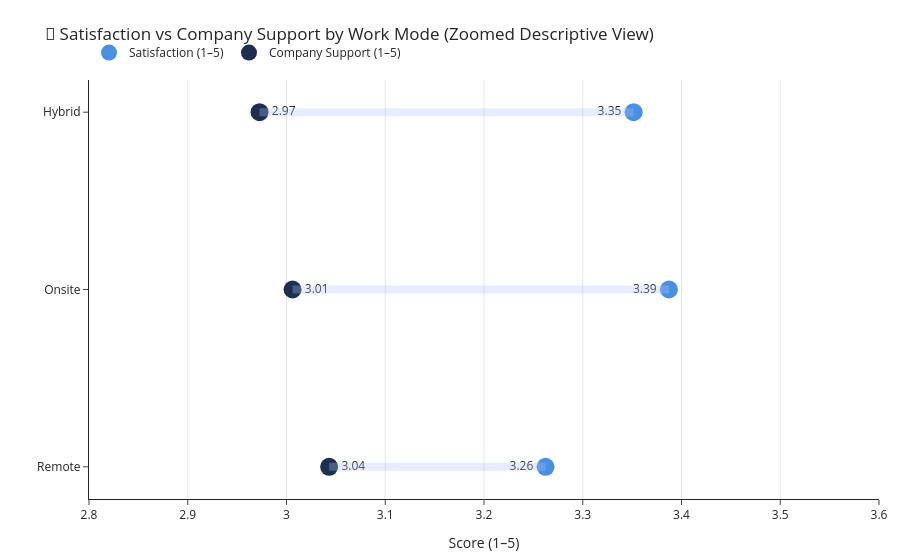

The notebook cell saved with this chart:
### Markdown cell above
This doesn't look clear as i expect to compare diffirent parameters from people who work remote/hybrid/onsite

### Code cell
import plotly.graph_objects as go
import pandas as pd

# --- Prep data ---
sat_map = {"Unsatisfied":1, "Neutral":2, "Satisfied":3}
d = df.assign(Satisfaction_Score=df["Satisfaction_with_Remote_Work"].map(sat_map)) \
      .groupby("Work_Location")[["Company_Support_for_Remote_Work","Satisfaction_Score"]].mean().reset_index()

# Rescale Satisfaction to 1–5 for visual comparability
d["Satisfaction_1_5"] = d["Satisfaction_Score"] / 3 * 5
d = d.sort_values("Work_Location", ascending=False)

# --- Create Dumbbell chart ---
fig = go.Figure()

# connecting lines
for _, row in d.iterrows():
    fig.add_shape(
        type="line",
        x0=row["Satisfaction_1_5"], y0=row["Work_Location"],
        x1=row["Company_Support_for_Remote_Work"], y1=row["Work_Location"],
        line=dict(color="#B0C4FF", width=8)  # thick connector
    )

# left dots = Satisfaction
fig.add_trace(go.Scatter(
    x=d["Satisfaction_1_5"], y=d["Work_Location"],
    mode="markers+text",
    marker=dict(size=18, color="#4A90E2"),
    text=[f"{v:.2f}" for v in d["Satisfaction_1_5"]],
    textposition="middle left",
    name="Satisfaction (1–5)"
))

# right dots = Company Support
fig.add_trace(go.Scatter(
    x=d["Company_Support_for_Remote_Work"], y=d["Work_Location"],
    mode="markers+text",
    marker=dict(size=18, color="#1E2E4F"),
    text=[f"{v:.2f}" for v in d["Company_Support_for_Remote_Work"]],
    textposition="middle right",
    name="Company Support (1–5)"
))

# --- Layout styling ---
fig.update_layout(
    title="Satisfaction vs Company Support by Work Mode (Zoomed Descriptive View)",
    xaxis_title="Score (1–5)",
    yaxis_title="",
    template="simple_white",
    xaxis=dict(range=[2.8, 3.6], showgrid=True, gridcolor="rgba(0,0,0,0.1)"),
    legend=dict(orientation="h", y=1.1, x=0.0),
    margin=dict(l=40, r=20, t=80, b=40)
)

fig.show()

### Figure 1 — Plotly figure (JSON) as saved in the notebook; plotly's stock layout.template omitted (floating-point values rounded to 4 significant figures)
{"data": [{"marker": {"color": "#4A90E2", "size": 18}, "mode": "markers+text", "name": "Satisfaction (1–5)", "text": ["3.26", "3.39", "3.35"], "textposition": "middle left", "type": "scatter", "x": [3.262, 3.387, 3.352], "y": ["Remote", "Onsite", "Hybrid"]}, {"marker": {"color": "#1E2E4F", "size": 18}, "mode": "markers+text", "name": "Company Support (1–5)", "text": ["3.04", "3.01", "2.97"], "textposition": "middle right", "type": "scatter", "x": [3.043, 3.006, 2.973], "y": ["Remote", "Onsite", "Hybrid"]}], "layout": {"legend": {"orientation": "h", "x": 0, "y": 1.1}, "margin": {"b": 40, "l": 40, "r": 20, "t": 80}, "shapes": [{"line": {"color": "#B0C4FF", "width": 8}, "type": "line", "x0": 3.262, "x1": 3.043, "y0": "Remote", "y1": "Remote"}, {"line": {"color": "#B0C4FF", "width": 8}, "type": "line", "x0": 3.387, "x1": 3.006, "y0": "Onsite", "y1": "Onsite"}, {"line": {"color": "#B0C4FF", "width": 8}, "type": "line", "x0": 3.352, "x1": 2.973, "y0": "Hybrid", "y1": "Hybrid"}], "title": {"text": "💙 Satisfaction vs Company Support by Work Mode (Zoomed Descriptive View)"}, "xaxis": {"gridcolor": "rgba(0,0,0,0.1)", "range": [2.8, 3.6], "showgrid": true, "title": {"text": "Score (1–5)"}}, "yaxis": {"title": {"text": ""}}}}
